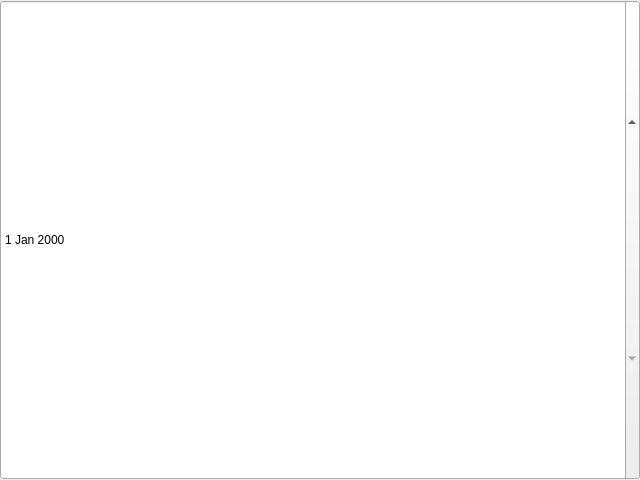
<?xml version="1.0" encoding="UTF-8"?>
<!-- SPDX-License-Identifier: MIT -->
<ui version="4.0">
 <class>DateEditHost</class>
 <widget class="QDateEdit" name="DateEditHost">
  <property name="geometry">
   <rect>
    <x>0</x>
    <y>0</y>
    <width>640</width>
    <height>480</height>
   </rect>
  </property>
  <property name="windowTitle">
   <string>QDateEdit</string>
  </property>
  <property name="toolTip">
   <string>QDateEdit host</string>
  </property>
 </widget>

</ui>
